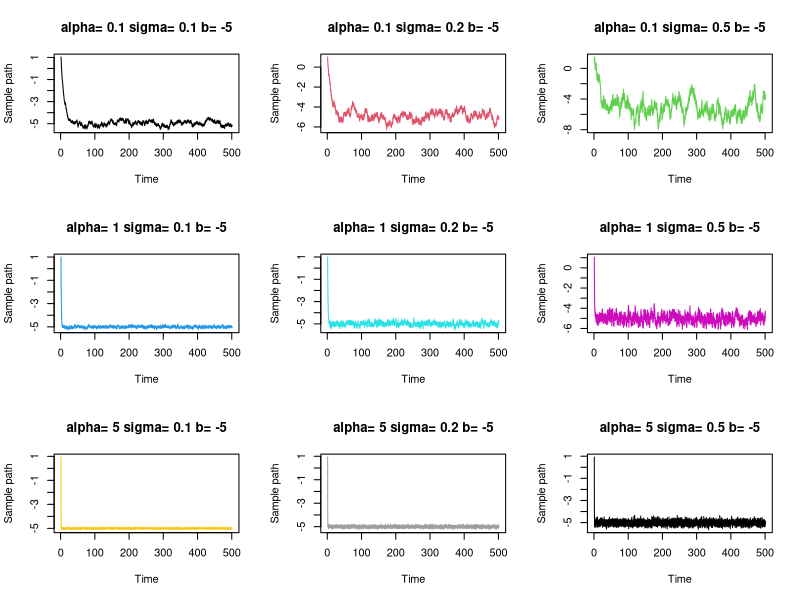
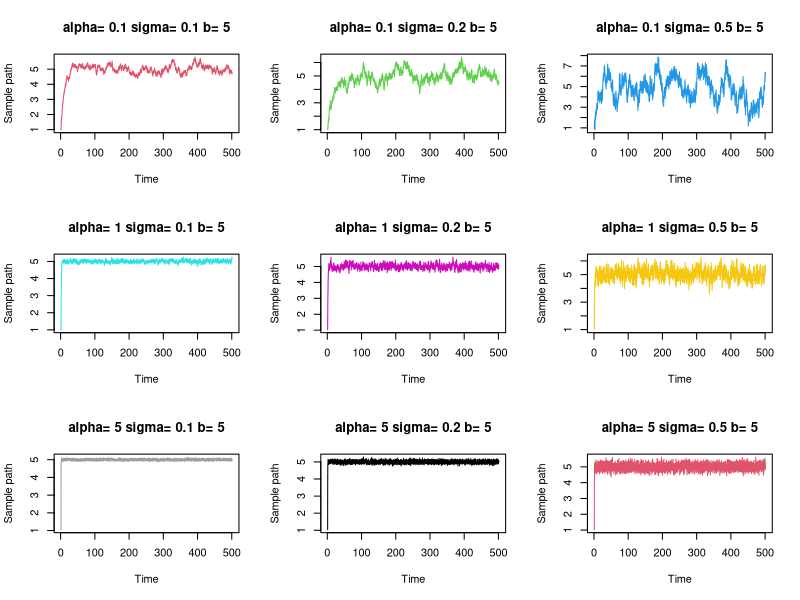
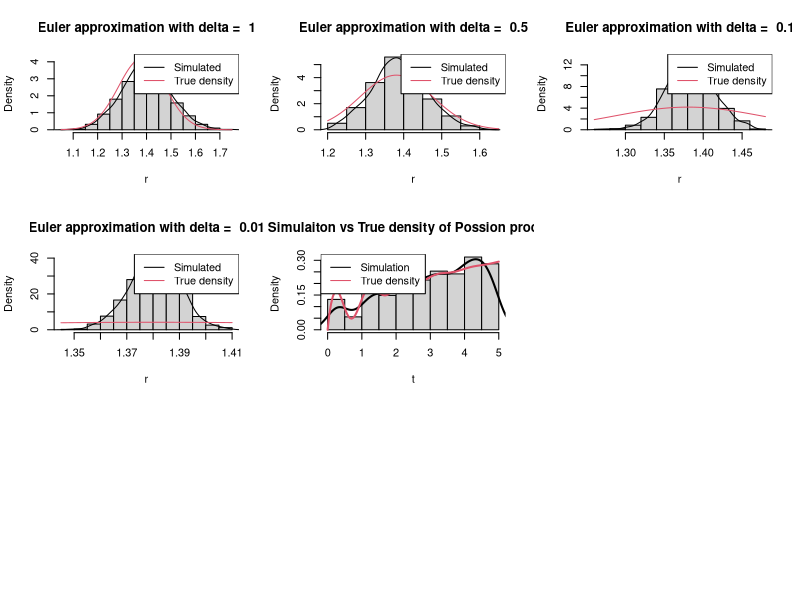

The R script that drew these images, in order:
## ---- chunk 1
knitr::opts_chunk$set(echo = TRUE)
## ---- chunk 2
orstein <- function(alpha, sigma, b, r0 = 1, tmax = 500, delta = 1/500) {   
  n <- tmax / delta
  r <- numeric(n)
  r[1] <- r0
  for(i in 1:n) {   
    r[i+1] <- exp(-alpha * delta) * r[i] + 
              b * (1 - exp(-alpha * delta)) + 
              sigma / sqrt(2 * alpha) * 
              sqrt((1 - exp(-2 * alpha * delta))) * rnorm(1)
  }
  return(r[-1])
}

alpha <- c(0.1, 1, 5)
sigma <- c(0.1, 0.2, 0.5)
b <- c(-5, 5)

# plot for each combinaiton of parameters
par(mfrow=c(3,3))
l <- 1
for (i in 1:2) {
  for (j in 1:3) {
    for (k in 1:3) {
      title <- paste('alpha=', alpha[j],
                     'sigma=', sigma[k],
                     'b=', b[i])
      plot(ts(orstein(alpha[j], sigma[k], b[i]), frequency=500),type='l', 
            ylab='Sample path', main = title, col = l)
      l <- l + 1
    }    
  }  
}

## ---- chunk 3
euler <- function(alpha = 0.1, sigma = 0.1, b = 5, r0, tmax = 1, delta) { 
  size <- 1000
  n <- tmax/delta
  r <- matrix(0, size, n + 1)
  r[, 1] <- r0
  for (i in 1:size) {   
      for (j in 1:n) {  
        mean <- r[i, j] + alpha * (b - r[i, j]) * delta
        sd <- sigma * delta
        r[i, j + 1] <- rnorm(1, mean = mean, sd = sd)  
      }
  }
  return(r[, dim(r)[2]])
}


r0 <- 1
delta <- c(1, 0.5, 0.1, 0.01)
alpha <- 0.1
sigma <- 0.1
b <- 5
mu <- exp(-alpha * delta[1]) * r0 + b * (1 - exp(-alpha * delta[1]))
sd <- sigma * sqrt((1 - exp(-2 * alpha * delta[1])) / (2 * alpha))


for(i in 1:length(delta)){
  simulate <- euler(r0 = r0, delta = delta[i])
  title <- paste("Euler approximation with delta = ", delta[i])
  hist(simulate, freq = F,
       xlab = 'r', main = title)
  lines(density(simulate), col = 1, lwd = 1)
  curve(dnorm(x, mean=mu, sd=sd), col = 2, add = T)
  legend('topright', legend = c("Simulated","True density"),
          lwd = c(1, 1), col = c(1,2))
}




## ---- chunk 4
rnhpp <- function(intensity, lammax, tmax) {
  n <- rpois(1, lammax)
  tt <- runif(n, 0, tmax)
  u <- runif(n)
  accept <- u < intensity(tt) / lammax
  sort(tt[accept])
}

lamfun <- function(x) sqrt(x) + exp(-x) * sin(2 * pi * x)

rnhpp(lamfun, 7.6, 5)
## ---- chunk 5
lammax <- 7.6 
tmax <- 5

lamdens <- function(x) lamfun(x) / lammax
simu <-unlist(replicate(1000, rnhpp(lamfun, lammax, tmax)))

hist(simu, freq = F, xlab = "t",
     main = "Simulaiton vs True density of Possion process")
lines(density(simu), col = 1, lwd = 2)
curve(lamdens, 0, 5, add = T, col = 2, lwd = 2)
legend('topleft', legend = c("Simulation","True density"),
       lty = c(1,1), lwd = c(1,1), col=c(1,2),
       cex = 1)

